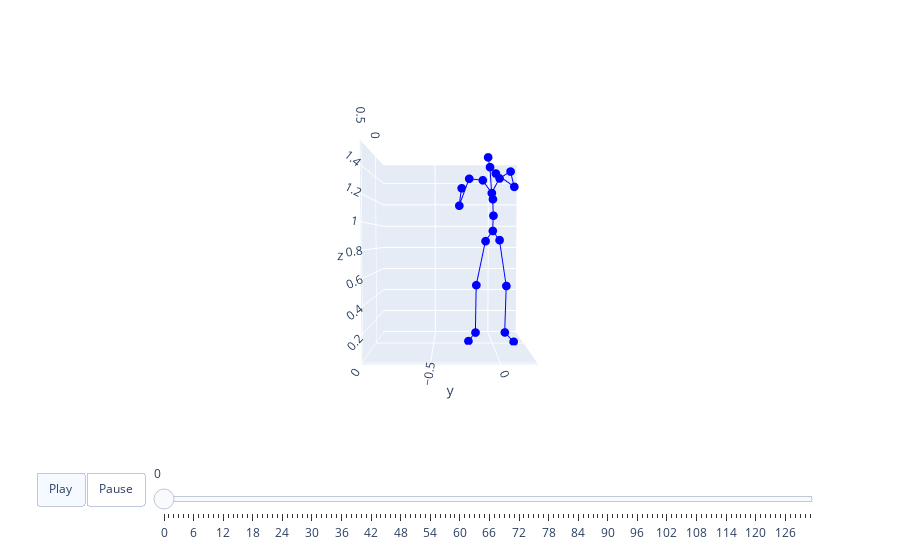

Notebook code for this chart:
### Code cell
code_idx, _ = vq_model.encode(base_pose.cuda())
cond_tokens = code_idx[..., 0]
token_len = m_length//4
cond_tokens[0, :int(token_len*.50)] = t2m_transformer.pad_id
# cond_tokens[0, int(token_len*.50):] = t2m_transformer.pad_id


cond_tokens = torch.cat([cond_tokens, torch.ones((cond_tokens.shape[0], 1), device=cond_tokens.device)*t2m_transformer.pad_id], dim=1)
cond_tokens = cond_tokens.scatter_(-1, token_len[..., None], t2m_transformer.end_id).long()
mids = t2m_transformer.edit2(['A person punches with both hands.'], cond_tokens)
mids, pred_len = t2m_transformer.pad_when_end(mids)
mids.unsqueeze_(-1)
pred_motions = vq_model.forward_decoder(mids)

k = 0
x = pred_motions[k].detach().cpu().numpy()
l = m_length[k]
caption = text[k]
visualize_2motions(x, val_loader.dataset.std, val_loader.dataset.mean, 't2m', l)

### Figure 1 — Plotly figure (JSON) as saved in the notebook; plotly's stock layout.template omitted (floating-point values rounded to 4 significant figures)
{"data": [{"marker": {"color": "blue", "size": 3}, "mode": "lines+markers", "name": "Nodes0", "type": "scatter3d", "x": [0, -0.03417, null, -0.03417, -0.01883, null, -0.01883, -0.06971, null, -0.06971, 0.03616, null, 0, -0.001816, null, -0.001816, 0.01428, null, 0.01428, -0.06166, null, -0.06166, 0.05301, null, 0, -0.01957, null, -0.01957, 0.01286, null, 0.01286, 0.03907, null, 0.03907, 0.02979, null, 0.02979, 0.09414, null, 0.03907, -0.004273, null, -0.004273, -0.0237, null, -0.0237, 0.0359, null, 0.0359, 0.2837, null, 0.03907, 0.06068, null, 0.06068, 0.1494, null, 0.1494, 0.3195, null, 0.3195, 0.5011, null], "y": [0, -0.05722, null, -0.05722, -0.1365, null, -0.1365, -0.1391, null, -0.1391, -0.2064, null, 0, 0.05837, null, 0.05837, 0.1151, null, 0.1151, 0.1157, null, 0.1157, 0.1727, null, 0, 0.007456, null, 0.007456, -0.001356, null, -0.001356, -0.01375, null, -0.01375, -0.02843, null, -0.02843, -0.051, null, -0.01375, -0.08513, null, -0.08513, -0.1985, null, -0.1985, -0.284, null, -0.284, -0.2724, null, -0.01375, 0.04745, null, 0.04745, 0.1233, null, 0.1233, 0.1241, null, 0.1241, -0.03851, null], "z": [0.9482, 0.8613, null, 0.8613, 0.4852, null, 0.4852, 0.0638, null, 0.0638, 0.01847, null, 0.9482, 0.8699, null, 0.8699, 0.4825, null, 0.4825, 0.06706, null, 0.06706, 0.01742, null, 0.9482, 1.078, null, 1.078, 1.214, null, 1.214, 1.262, null, 1.262, 1.478, null, 1.478, 1.544, null, 1.262, 1.375, null, 1.375, 1.39, null, 1.39, 1.157, null, 1.157, 1.268, null, 1.262, 1.379, null, 1.379, 1.419, null, 1.419, 1.274, null, 1.274, 1.341, null]}, {"marker": {"color": "red", "size": 3}, "mode": "lines+markers", "name": "Nodes1", "type": "scatter3d", "x": [], "y": [], "z": []}], "layout": {"scene": {"aspectmode": "manual", "aspectratio": {"x": 0.8918, "y": 1.253, "z": 1.58}, "camera": {"eye": {"x": 3, "y": 0, "z": 0.1}}, "xaxis": {"range": [-0.3591, 0.5327], "visible": true}, "yaxis": {"range": [-0.9867, 0.2658], "visible": true}, "zaxis": {"range": [-0.009307, 1.57], "visible": true}}, "sliders": [{"len": 0.9, "pad": {"b": 10, "t": 60}, "steps": [{"args": [["frame0"], {"frame": {"duration": 0}, "fromcurrent": true, "mode": "immediate", "transition": {"duration": 0, "easing": "linear"}}], "label": "0", "method": "animate"}, {"args": [["frame1"], {"frame": {"duration": 0}, "fromcurrent": true, "mode": "immediate", "transition": {"duration": 0, "easing": "linear"}}], "label": "1", "method": "animate"}, {"args": [["frame2"], {"frame": {"duration": 0}, "fromcurrent": true, "mode": "immediate", "transition": {"duration": 0, "easing": "linear"}}], "label": "2", "method": "animate"}, {"args": [["frame3"], {"frame": {"duration": 0}, "fromcurrent": true, "mode": "immediate", "transition": {"duration": 0, "easing": "linear"}}], "label": "3", "method": "animate"}, {"args": [["frame4"], {"frame": {"duration": 0}, "fromcurrent": true, "mode": "immediate", "transition": {"duration": 0, "easing": "linear"}}], "label": "4", "method": "animate"}, {"args": [["frame5"], {"frame": {"duration": 0}, "fromcurrent": true, "mode": "immediate", "transition": {"duration": 0, "easing": "linear"}}], "label": "5", "method": "animate"}, {"args": [["frame6"], {"frame": {"duration": 0}, "fromcurrent": true, "mode": "immediate", "transition": {"duration": 0, "easing": "linear"}}], "label": "6", "method": "animate"}, {"args": [["frame7"], {"frame": {"duration": 0}, "fromcurrent": true, "mode": "immediate", "transition": {"duration": 0, "easing": "linear"}}], "label": "7", "method": "animate"}, {"args": [["frame8"], {"frame": {"duration": 0}, "fromcurrent": true, "mode": "immediate", "transition": {"duration": 0, "easing": "linear"}}], "label": "8", "method": "animate"}, {"args": [["frame9"], {"frame": {"duration": 0}, "fromcurrent": true, "mode": "immediate", "transition": {"duration": 0, "easing": "linear"}}], "label": "9", "method": "animate"}, {"args": [["frame10"], {"frame": {"duration": 0}, "fromcurrent": true, "mode": "immediate", "transition": {"duration": 0, "easing": "linear"}}], "label": "10", "method": "animate"}, {"args": [["frame11"], {"frame": {"duration": 0}, "fromcurrent": true, "mode": "immediate", "transition": {"duration": 0, "easing": "linear"}}], "label": "11", "method": "animate"}, {"args": [["frame12"], {"frame": {"duration": 0}, "fromcurrent": true, "mode": "immediate", "transition": {"duration": 0, "easing": "linear"}}], "label": "12", "method": "animate"}, {"args": [["frame13"], {"frame": {"duration": 0}, "fromcurrent": true, "mode": "immediate", "transition": {"duration": 0, "easing": "linear"}}], "label": "13", "method": "animate"}, {"args": [["frame14"], {"frame": {"duration": 0}, "fromcurrent": true, "mode": "immediate", "transition": {"duration": 0, "easing": "linear"}}], "label": "14", "method": "animate"}, {"args": [["frame15"], {"frame": {"duration": 0}, "fromcurrent": true, "mode": "immediate", "transition": {"duration": 0, "easing": "linear"}}], "label": "15", "method": "animate"}, {"args": [["frame16"], {"frame": {"duration": 0}, "fromcurrent": true, "mode": "immediate", "transition": {"duration": 0, "easing": "linear"}}], "label": "16", "method": "animate"}, {"args": [["frame17"], {"frame": {"duration": 0}, "fromcurrent": true, "mode": "immediate", "transition": {"duration": 0, "easing": "linear"}}], "label": "17", "method": "animate"}, {"args": [["frame18"], {"frame": {"duration": 0}, "fromcurrent": true, "mode": "immediate", "transition": {"duration": 0, "easing": "linear"}}], "label": "18", "method": "animate"}, {"args": [["frame19"], {"frame": {"duration": 0}, "fromcurrent": true, "mode": "immediate", "transition": {"duration": 0, "easing": "linear"}}], "label": "19", "method": "animate"}, {"args": [["frame20"], {"frame": {"duration": 0}, "fromcurrent": true, "mode": "immediate", "transition": {"duration": 0, "easing": "linear"}}], "label": "20", "method": "animate"}, {"args": [["frame21"], {"frame": {"duration": 0}, "fromcurrent": true, "mode": "immediate", "transition": {"duration": 0, "easing": "linear"}}], "label": "21", "method": "animate"}, {"args": [["frame22"], {"frame": {"duration": 0}, "fromcurrent": true, "mode": "immediate", "transition": {"duration": 0, "easing": "linear"}}], "label": "22", "method": "animate"}, {"args": [["frame23"], {"frame": {"duration": 0}, "fromcurrent": true, "mode": "immediate", "transition": {"duration": 0, "easing": "linear"}}], "label": "23", "method": "animate"}, {"args": [["frame24"], {"frame": {"duration": 0}, "fromcurrent": true, "mode": "immediate", "transition": {"duration": 0, "easing": "linear"}}], "label": "24", "method": "animate"}, {"args": [["frame25"], {"frame": {"duration": 0}, "fromcurrent": true, "mode": "immediate", "transition": {"duration": 0, "easing": "linear"}}], "label": "25", "method": "animate"}, {"args": [["frame26"], {"frame": {"duration": 0}, "fromcurrent": true, "mode": "immediate", "transition": {"duration": 0, "easing": "linear"}}], "label": "26", "method": "animate"}, {"args": [["frame27"], {"frame": {"duration": 0}, "fromcurrent": true, "mode": "immediate", "transition": {"duration": 0, "easing": "linear"}}], "label": "27", "method": "animate"}, {"args": [["frame28"], {"frame": {"duration": 0}, "fromcurrent": true, "mode": "immediate", "transition": {"duration": 0, "easing": "linear"}}], "label": "28", "method": "animate"}, {"args": [["frame29"], {"frame": {"duration": 0}, "fromcurrent": true, "mode": "immediate", "transition": {"duration": 0, "easing": "linear"}}], "label": "29", "method": "animate"}, {"args": [["frame30"], {"frame": {"duration": 0}, "fromcurrent": true, "mode": "immediate", "transition": {"duration": 0, "easing": "linear"}}], "label": "30", "method": "animate"}, {"args": [["frame31"], {"frame": {"duration": 0}, "fromcurrent": true, "mode": "immediate", "transition": {"duration": 0, "easing": "linear"}}], "label": "31", "method": "animate"}, {"args": [["frame32"], {"frame": {"duration": 0}, "fromcurrent": true, "mode": "immediate", "transition": {"duration": 0, "easing": "linear"}}], "label": "32", "method": "animate"}, {"args": [["frame33"], {"frame": {"duration": 0}, "fromcurrent": true, "mode": "immediate", "transition": {"duration": 0, "easing": "linear"}}], "label": "33", "method": "animate"}, {"args": [["frame34"], {"frame": {"duration": 0}, "fromcurrent": true, "mode": "immediate", "transition": {"duration": 0, "easing": "linear"}}], "label": "34", "method": "animate"}, {"args": [["frame35"], {"frame": {"duration": 0}, "fromcurrent": true, "mode": "immediate", "transition": {"duration": 0, "easing": "linear"}}], "label": "35", "method": "animate"}, {"args": [["frame36"], {"frame": {"duration": 0}, "fromcurrent": true, "mode": "immediate", "transition": {"duration": 0, "easing": "linear"}}], "label": "36", "method": "animate"}, {"args": [["frame37"], {"frame": {"duration": 0}, "fromcurrent": true, "mode": "immediate", "transition": {"duration": 0, "easing": "linear"}}], "label": "37", "method": "animate"}, {"args": [["frame38"], {"frame": {"duration": 0}, "fromcurrent": true, "mode": "immediate", "transition": {"duration": 0, "easing": "linear"}}], "label": "38", "method": "animate"}, {"args": [["frame39"], {"frame": {"duration": 0}, "fromcurrent": true, "mode": "immediate", "transition": {"duration": 0, "easing": "linear"}}], "label": "39", "method": "animate"}, {"args": [["frame40"], {"frame": {"duration": 0}, "fromcurrent": true, "mode": "immediate", "transition": {"duration": 0, "easing": "linear"}}], "label": "40", "method": "animate"}, {"args": [["frame41"], {"frame": {"duration": 0}, "fromcurrent": true, "mode": "immediate", "transition": {"duration": 0, "easing": "linear"}}], "label": "41", "method": "animate"}, {"args": [["frame42"], {"frame": {"duration": 0}, "fromcurrent": true, "mode": "immediate", "transition": {"duration": 0, "easing": "linear"}}], "label": "42", "method": "animate"}, {"args": [["frame43"], {"frame": {"duration": 0}, "fromcurrent": true, "mode": "immediate", "transition": {"duration": 0, "easing": "linear"}}], "label": "43", "method": "animate"}, {"args": [["frame44"], {"frame": {"duration": 0}, "fromcurrent": true, "mode": "immediate", "transition": {"duration": 0, "easing": "linear"}}], "label": "44", "method": "animate"}, {"args": [["frame45"], {"frame": {"duration": 0}, "fromcurrent": true, "mode": "immediate", "transition": {"duration": 0, "easing": "linear"}}], "label": "45", "method": "animate"}, {"args": [["frame46"], {"frame": {"duration": 0}, "fromcurrent": true, "mode": "immediate", "transition": {"duration": 0, "easing": "linear"}}], "label": "46", "method": "animate"}, {"args": [["frame47"], {"frame": {"duration": 0}, "fromcurrent": true, "mode": "immediate", "transition": {"duration": 0, "easing": "linear"}}], "label": "47", "method": "animate"}, {"args": [["frame48"], {"frame": {"duration": 0}, "fromcurrent": true, "mode": "immediate", "transition": {"duration": 0, "easing": "linear"}}], "label": "48", "method": "animate"}, {"args": [["frame49"], {"frame": {"duration": 0}, "fromcurrent": true, "mode": "immediate", "transition": {"duration": 0, "easing": "linear"}}], "label": "49", "method": "animate"}, {"args": [["frame50"], {"frame": {"duration": 0}, "fromcurrent": true, "mode": "immediate", "transition": {"duration": 0, "easing": "linear"}}], "label": "50", "method": "animate"}, {"args": [["frame51"], {"frame": {"duration": 0}, "fromcurrent": true, "mode": "immediate", "transition": {"duration": 0, "easing": "linear"}}], "label": "51", "method": "animate"}, {"args": [["frame52"], {"frame": {"duration": 0}, "fromcurrent": true, "mode": "immediate", "transition": {"duration": 0, "easing": "linear"}}], "label": "52", "method": "animate"}, {"args": [["frame53"], {"frame": {"duration": 0}, "fromcurrent": true, "mode": "immediate", "transition": {"duration": 0, "easing": "linear"}}], "label": "53", "method": "animate"}, {"args": [["frame54"], {"frame": {"duration": 0}, "fromcurrent": true, "mode": "immediate", "transition": {"duration": 0, "easing": "linear"}}], "label": "54", "method": "animate"}, {"args": [["frame55"], {"frame": {"duration": 0}, "fromcurrent": true, "mode": "immediate", "transition": {"duration": 0, "easing": "linear"}}], "label": "55", "method": "animate"}, {"args": [["frame56"], {"frame": {"duration": 0}, "fromcurrent": true, "mode": "immediate", "transition": {"duration": 0, "easing": "linear"}}], "label": "56", "method": "animate"}, {"args": [["frame57"], {"frame": {"duration": 0}, "fromcurrent": true, "mode": "immediate", "transition": {"duration": 0, "easing": "linear"}}], "label": "57", "method": "animate"}, {"args": [["frame58"], {"frame": {"duration": 0}, "fromcurrent": true, "mode": "immediate", "transition": {"duration": 0, "easing": "linear"}}], "label": "58", "method": "animate"}, {"args": [["frame59"], {"frame": {"duration": 0}, "fromcurrent": true, "mode": "immediate", "transition": {"duration": 0, "easing": "linear"}}], "label": "59", "method": "animate"}, {"args": [["frame60"], {"frame": {"duration": 0}, "fromcurrent": true, "mode": "immediate", "transition": {"duration": 0, "easing": "linear"}}], "label": "60", "method": "animate"}, {"args": [["frame61"], {"frame": {"duration": 0}, "fromcurrent": true, "mode": "immediate", "transition": {"duration": 0, "easing": "linear"}}], "label": "61", "method": "animate"}, {"args": [["frame62"], {"frame": {"duration": 0}, "fromcurrent": true, "mode": "immediate", "transition": {"duration": 0, "easing": "linear"}}], "label": "62", "method": "animate"}, {"args": [["frame63"], {"frame": {"duration": 0}, "fromcurrent": true, "mode": "immediate", "transition": {"duration": 0, "easing": "linear"}}], "label": "63", "method": "animate"}, {"args": [["frame64"], {"frame": {"duration": 0}, "fromcurrent": true, "mode": "immediate", "transition": {"duration": 0, "easing": "linear"}}], "label": "64", "method": "animate"}, {"args": [["frame65"], {"frame": {"duration": 0}, "fromcurrent": true, "mode": "immediate", "transition": {"duration": 0, "easing": "linear"}}], "label": "65", "method": "animate"}, {"args": [["frame66"], {"frame": {"duration": 0}, "fromcurrent": true, "mode": "immediate", "transition": {"duration": 0, "easing": "linear"}}], "label": "66", "method": "animate"}, {"args": [["frame67"], {"frame": {"duration": 0}, "fromcurrent": true, "mode": "immediate", "transition": {"duration": 0, "easing": "linear"}}], "label": "67", "method": "animate"}, {"args": [["frame68"], {"frame": {"duration": 0}, "fromcurrent": true, "mode": "immediate", "transition": {"duration": 0, "easing": "linear"}}], "label": "68", "method": "animate"}, {"args": [["frame69"], {"frame": {"duration": 0}, "fromcurrent": true, "mode": "immediate", "transition": {"duration": 0, "easing": "linear"}}], "label": "69", "method": "animate"}, {"args": [["frame70"], {"frame": {"duration": 0}, "fromcurrent": true, "mode": "immediate", "transition": {"duration": 0, "easing": "linear"}}], "label": "70", "method": "animate"}, {"args": [["frame71"], {"frame": {"duration": 0}, "fromcurrent": true, "mode": "immediate", "transition": {"duration": 0, "easing": "linear"}}], "label": "71", "method": "animate"}, {"args": [["frame72"], {"frame": {"duration": 0}, "fromcurrent": true, "mode": "immediate", "transition": {"duration": 0, "easing": "linear"}}], "label": "72", "method": "animate"}, {"args": [["frame73"], {"frame": {"duration": 0}, "fromcurrent": true, "mode": "immediate", "transition": {"duration": 0, "easing": "linear"}}], "label": "73", "method": "animate"}, {"args": [["frame74"], {"frame": {"duration": 0}, "fromcurrent": true, "mode": "immediate", "transition": {"duration": 0, "easing": "linear"}}], "label": "74", "method": "animate"}, {"args": [["frame75"], {"frame": {"duration": 0}, "fromcurrent": true, "mode": "immediate", "transition": {"duration": 0, "easing": "linear"}}], "label": "75", "method": "animate"}, {"args": [["frame76"], {"frame": {"duration": 0}, "fromcurrent": true, "mode": "immediate", "transition": {"duration": 0, "easing": "linear"}}], "label": "76", "method": "animate"}, {"args": [["frame77"], {"frame": {"duration": 0}, "fromcurrent": true, "mode": "immediate", "transition": {"duration": 0, "easing": "linear"}}], "label": "77", "method": "animate"}, {"args": [["frame78"], {"frame": {"duration": 0}, "fromcurrent": true, "mode": "immediate", "transition": {"duration": 0, "easing": "linear"}}], "label": "78", "method": "animate"}, {"args": [["frame79"], {"frame": {"duration": 0}, "fromcurrent": true, "mode": "immediate", "transition": {"duration": 0, "easing": "linear"}}], "label": "79", "method": "animate"}, {"args": [["frame80"], {"frame": {"duration": 0}, "fromcurrent": true, "mode": "immediate", "transition": {"duration": 0, "easing": "linear"}}], "label": "80", "method": "animate"}, {"args": [["frame81"], {"frame": {"duration": 0}, "fromcurrent": true, "mode": "immediate", "transition": {"duration": 0, "easing": "linear"}}], "label": "81", "method": "animate"}, {"args": [["frame82"], {"frame": {"duration": 0}, "fromcurrent": true, "mode": "immediate", "transition": {"duration": 0, "easing": "linear"}}], "label": "82", "method": "animate"}, {"args": [["frame83"], {"frame": {"duration": 0}, "fromcurrent": true, "mode": "immediate", "transition": {"duration": 0, "easing": "linear"}}], "label": "83", "method": "animate"}, {"args": [["frame84"], {"frame": {"duration": 0}, "fromcurrent": true, "mode": "immediate", "transition": {"duration": 0, "easing": "linear"}}], "label": "84", "method": "animate"}, {"args": [["frame85"], {"frame": {"duration": 0}, "fromcurrent": true, "mode": "immediate", "transition": {"duration": 0, "easing": "linear"}}], "label": "85", "method": "animate"}, {"args": [["frame86"], {"frame": {"duration": 0}, "fromcurrent": true, "mode": "immediate", "transition": {"duration": 0, "easing": "linear"}}], "label": "86", "method": "animate"}, {"args": [["frame87"], {"frame": {"duration": 0}, "fromcurrent": true, "mode": "immediate", "transition": {"duration": 0, "easing": "linear"}}], "label": "87", "method": "animate"}, {"args": [["frame88"], {"frame": {"duration": 0}, "fromcurrent": true, "mode": "immediate", "transition": {"duration": 0, "easing": "linear"}}], "label": "88", "method": "animate"}, {"args": [["frame89"], {"frame": {"duration": 0}, "fromcurrent": true, "mode": "immediate", "transition": {"duration": 0, "easing": "linear"}}], "label": "89", "method": "animate"}, {"args": [["frame90"], {"frame": {"duration": 0}, "fromcurrent": true, "mode": "immediate", "transition": {"duration": 0, "easing": "linear"}}], "label": "90", "method": "animate"}, {"args": [["frame91"], {"frame": {"duration": 0}, "fromcurrent": true, "mode": "immediate", "transition": {"duration": 0, "easing": "linear"}}], "label": "91", "method": "animate"}, {"args": [["frame92"], {"frame": {"duration": 0}, "fromcurrent": true, "mode": "immediate", "transition": {"duration": 0, "easing": "linear"}}], "label": "92", "method": "animate"}, {"args": [["frame93"], {"frame": {"duration": 0}, "fromcurrent": true, "mode": "immediate", "transition": {"duration": 0, "easing": "linear"}}], "label": "93", "method": "animate"}, {"args": [["frame94"], {"frame": {"duration": 0}, "fromcurrent": true, "mode": "immediate", "transition": {"duration": 0, "easing": "linear"}}], "label": "94", "method": "animate"}, {"args": [["frame95"], {"frame": {"duration": 0}, "fromcurrent": true, "mode": "immediate", "transition": {"duration": 0, "easing": "linear"}}], "label": "95", "method": "animate"}, {"args": [["frame96"], {"frame": {"duration": 0}, "fromcurrent": true, "mode": "immediate", "transition": {"duration": 0, "easing": "linear"}}], "label": "96", "method": "animate"}, {"args": [["frame97"], {"frame": {"duration": 0}, "fromcurrent": true, "mode": "immediate", "transition": {"duration": 0, "easing": "linear"}}], "label": "97", "method": "animate"}, {"args": [["frame98"], {"frame": {"duration": 0}, "fromcurrent": true, "mode": "immediate", "transition": {"duration": 0, "easing": "linear"}}], "label": "98", "method": "animate"}, {"args": [["frame99"], {"frame": {"duration": 0}, "fromcurrent": true, "mode": "immediate", "transition": {"duration": 0, "easing": "linear"}}], "label": "99", "method": "animate"}, {"args": [["frame100"], {"frame": {"duration": 0}, "fromcurrent": true, "mode": "immediate", "transition": {"duration": 0, "easing": "linear"}}], "label": "100", "method": "animate"}, {"args": [["frame101"], {"frame": {"duration": 0}, "fromcurrent": true, "mode": "immediate", "transition": {"duration": 0, "easing": "linear"}}], "label": "101", "method": "animate"}, {"args": [["frame102"], {"frame": {"duration": 0}, "fromcurrent": true, "mode": "immediate", "transition": {"duration": 0, "easing": "linear"}}], "label": "102", "method": "animate"}, {"args": [["frame103"], {"frame": {"duration": 0}, "fromcurrent": true, "mode": "immediate", "transition": {"duration": 0, "easing": "linear"}}], "label": "103", "method": "animate"}, {"args": [["frame104"], {"frame": {"duration": 0}, "fromcurrent": true, "mode": "immediate", "transition": {"duration": 0, "easing": "linear"}}], "label": "104", "method": "animate"}, {"args": [["frame105"], {"frame": {"duration": 0}, "fromcurrent": true, "mode": "immediate", "transition": {"duration": 0, "easing": "linear"}}], "label": "105", "method": "animate"}, {"args": [["frame106"], {"frame": {"duration": 0}, "fromcurrent": true, "mode": "immediate", "transition": {"duration": 0, "easing": "linear"}}], "label": "106", "method": "animate"}, {"args": [["frame107"], {"frame": {"duration": 0}, "fromcurrent": true, "mode": "immediate", "transition": {"duration": 0, "easing": "linear"}}], "label": "107", "method": "animate"}, {"args": [["frame108"], {"frame": {"duration": 0}, "fromcurrent": true, "mode": "immediate", "transition": {"duration": 0, "easing": "linear"}}], "label": "108", "method": "animate"}, {"args": [["frame109"], {"frame": {"duration": 0}, "fromcurrent": true, "mode": "immediate", "transition": {"duration": 0, "easing": "linear"}}], "label": "109", "method": "animate"}, {"args": [["frame110"], {"frame": {"duration": 0}, "fromcurrent": true, "mode": "immediate", "transition": {"duration": 0, "easing": "linear"}}], "label": "110", "method": "animate"}, {"args": [["frame111"], {"frame": {"duration": 0}, "fromcurrent": true, "mode": "immediate", "transition": {"duration": 0, "easing": "linear"}}], "label": "111", "method": "animate"}, {"args": [["frame112"], {"frame": {"duration": 0}, "fromcurrent": true, "mode": "immediate", "transition": {"duration": 0, "easing": "linear"}}], "label": "112", "method": "animate"}, {"args": [["frame113"], {"frame": {"duration": 0}, "fromcurrent": true, "mode": "immediate", "transition": {"duration": 0, "easing": "linear"}}], "label": "113", "method": "animate"}, {"args": [["frame114"], {"frame": {"duration": 0}, "fromcurrent": true, "mode": "immediate", "transition": {"duration": 0, "easing": "linear"}}], "label": "114", "method": "animate"}, {"args": [["frame115"], {"frame": {"duration": 0}, "fromcurrent": true, "mode": "immediate", "transition": {"duration": 0, "easing": "linear"}}], "label": "115", "method": "animate"}, {"args": [["frame116"], {"frame": {"duration": 0}, "fromcurrent": true, "mode": "immediate", "transition": {"duration": 0, "easing": "linear"}}], "label": "116", "method": "animate"}, {"args": [["frame117"], {"frame": {"duration": 0}, "fromcurrent": true, "mode": "immediate", "transition": {"duration": 0, "easing": "linear"}}], "label": "117", "method": "animate"}, {"args": [["frame118"], {"frame": {"duration": 0}, "fromcurrent": true, "mode": "immediate", "transition": {"duration": 0, "easing": "linear"}}], "label": "118", "method": "animate"}, {"args": [["frame119"], {"frame": {"duration": 0}, "fromcurrent": true, "mode": "immediate", "transition": {"duration": 0, "easing": "linear"}}], "label": "119", "method": "animate"}, {"args": [["frame120"], {"frame": {"duration": 0}, "fromcurrent": true, "mode": "immediate", "transition": {"duration": 0, "easing": "linear"}}], "label": "120", "method": "animate"}, {"args": [["frame121"], {"frame": {"duration": 0}, "fromcurrent": true, "mode": "immediate", "transition": {"duration": 0, "easing": "linear"}}], "label": "121", "method": "animate"}, {"args": [["frame122"], {"frame": {"duration": 0}, "fromcurrent": true, "mode": "immediate", "transition": {"duration": 0, "easing": "linear"}}], "label": "122", "method": "animate"}, {"args": [["frame123"], {"frame": {"duration": 0}, "fromcurrent": true, "mode": "immediate", "transition": {"duration": 0, "easing": "linear"}}], "label": "123", "method": "animate"}, {"args": [["frame124"], {"frame": {"duration": 0}, "fromcurrent": true, "mode": "immediate", "transition": {"duration": 0, "easing": "linear"}}], "label": "124", "method": "animate"}, {"args": [["frame125"], {"frame": {"duration": 0}, "fromcurrent": true, "mode": "immediate", "transition": {"duration": 0, "easing": "linear"}}], "label": "125", "method": "animate"}, {"args": [["frame126"], {"frame": {"duration": 0}, "fromcurrent": true, "mode": "immediate", "transition": {"duration": 0, "easing": "linear"}}], "label": "126", "method": "animate"}, {"args": [["frame127"], {"frame": {"duration": 0}, "fromcurrent": true, "mode": "immediate", "transition": {"duration": 0, "easing": "linear"}}], "label": "127", "method": "animate"}, {"args": [["frame128"], {"frame": {"duration": 0}, "fromcurrent": true, "mode": "immediate", "transition": {"duration": 0, "easing": "linear"}}], "label": "128", "method": "animate"}, {"args": [["frame129"], {"frame": {"duration": 0}, "fromcurrent": true, "mode": "immediate", "transition": {"duration": 0, "easing": "linear"}}], "label": "129", "method": "animate"}, {"args": [["frame130"], {"frame": {"duration": 0}, "fromcurrent": true, "mode": "immediate", "transition": {"duration": 0, "easing": "linear"}}], "label": "130", "method": "animate"}, {"args": [["frame131"], {"frame": {"duration": 0}, "fromcurrent": true, "mode": "immediate", "transition": {"duration": 0, "easing": "linear"}}], "label": "131", "method": "animate"}], "x": 0.1, "y": 0}], "updatemenus": [{"buttons": [{"args": [null, {"frame": {"duration": 40}, "fromcurrent": true, "mode": "immediate", "transition": {"duration": 40, "easing": "linear"}}], "label": "Play", "method": "animate"}, {"args": [[null], {"frame": {"duration": 0}, "fromcurrent": true, "mode": "immediate", "transition": {"duration": 0, "easing": "linear"}}], "label": "Pause", "method": "animate"}], "direction": "left", "pad": {"r": 10, "t": 70}, "type": "buttons", "x": 0.1, "y": 0}]}}
